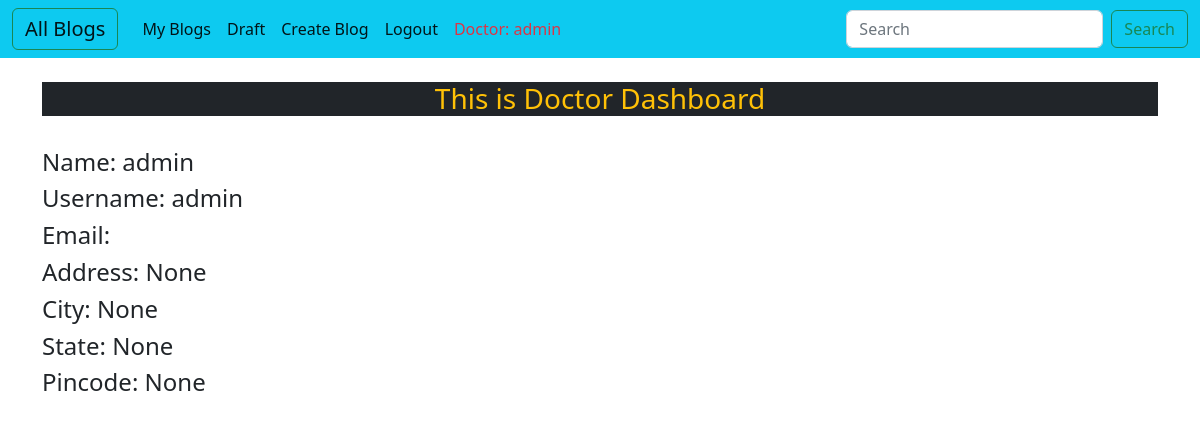
The app's page /profile/ (signed in) with its own data.
### accounts/models.py (models this page shows, shortened)
class MyUser(AbstractBaseUser,PermissionsMixin):
    username = models.CharField(
        verbose_name='username',
        max_length=255,
        unique=True,
    )
    first_name=models.CharField(max_length=100,)
    last_name=models.CharField(max_length=100,)
    email=models.EmailField(max_length=50, blank=True)
    address=models.CharField(max_length=100, null=True, blank=True)
    city=models.CharField(max_length=50, null=True, blank=True)
    pincode=models.CharField(max_length=6,null=True, blank=True)
    state = models.CharField(choices=state_choices, max_length=255, null=True, blank=True)
    profile_pic = models.FileField(null=True, blank=True, upload_to='images')
    patient=models.BooleanField(default=False)
    doctor=models.BooleanField(default=False)
    is_active = models.BooleanField(default=True)
    is_admin = models.BooleanField(default=False)
    created_at=models.DateTimeField(auto_now_add=True)
    updated_at=models.DateTimeField(auto_now_add=True )
    is_superuser = models.BooleanField(default=False)
    objects = MyUserManager()
    USERNAME_FIELD = 'username'
    REQUIRED_FIELDS = []

### accounts/views.py (the view)
# urls.py: path('profile/', views.profile_page, name='profile'),
@login_required(login_url='login')
def profile_page(request):
    data=MyUser.objects.all()
    return render(request, 'accounts/profile_page.html', {'datas':data})

### templates/accounts/profile_page.html (shortened to what this page needs)
{% extends 'accounts/base.html' %}
{% load static %}
{% block body %}
<br>
<div class="container text-center">
    {% if request.user.is_authenticated and request.user.patient %}
    <div class="row">
        <div class="col-sm-12 text-light bg-dark">
           <H3> This is Patient  Dashboard </H3>
        </div>
    </div>
    {% else %}
        <div class="col-sm-12 text-warning bg-dark">
            <H3> This is Doctor  Dashboard </H3>
        </div>
        {% endif %}
    </div>
</div><br>
<div class="container ">
    <div class="row">
        <h4>Name: {{request.user.first_name}}</h4>
        <h4>Username: {{request.user.username}}</h4>
        <h4>Email: {{request.user.email}}</h4>
        <h4>Address: {{request.user.address}}</h4>
        <h4>City: {{request.user.city}}</h4>
        <h4>State: {{request.user.state}}</h4>
        <h4>Pincode: {{request.user.pincode}}</h4>
{% endblock body %}

### templates/accounts/base.html (shortened to what this page needs)
<!doctype html>
{% load static %}
<html lang="en">
  <head>
    <link href="https://cdn.jsdelivr.net/npm/bootstrap@5.2.1/dist/css/bootstrap.min.css" rel="stylesheet">
  </head>
  <body>
    {% if request.user.is_authenticated and request.user.doctor %}
    <nav class="navbar navbar-expand-lg bg-info">
        <div class="container-fluid">
          <a class="navbar-brand  btn btn-outline-success " href="{% url 'blogs' %}">All Blogs</a>
          <div class="collapse navbar-collapse" id="navbarSupportedContent">
            <ul class="navbar-nav me-auto mb-2 mb-lg-0">
              <li class="nav-item">
                <a class="nav-link active " aria-current="page" href="{% url 'myblogs' %}">My Blogs</a>
              </li>
              <li class="nav-item">
                <a class="nav-link active" href="{% url 'drafts' %}">Draft</a>
              </li>
              <li class="nav-item">
                <a class="nav-link active" href="{% url 'create' %}">Create Blog</a>
              </li>
              <li class="nav-item">
                <a class="nav-link active " href="{% url 'logout' %}">Logout</a>
              </li>
              <li class="nav-item">
                <a class="nav-link active text-danger">Doctor: {{request.user.username}}</a>
              </li>
            </ul>
                  {% endif %}
            <form class="d-flex" role="search">
              <input class="form-control me-2" type="search" placeholder="Search" aria-label="Search">
              <button class="btn btn-outline-success" type="submit">Search</button>
            </form>
          </div>
        </div>
      </nav>
    {% block body %}
    {% endblock body %}
  </body>
</html>

### records on screen
MyUser: user.username "admin", user.first_name "admin", user.address "None", user.city "None", user.state "None", user.pincode "None"
